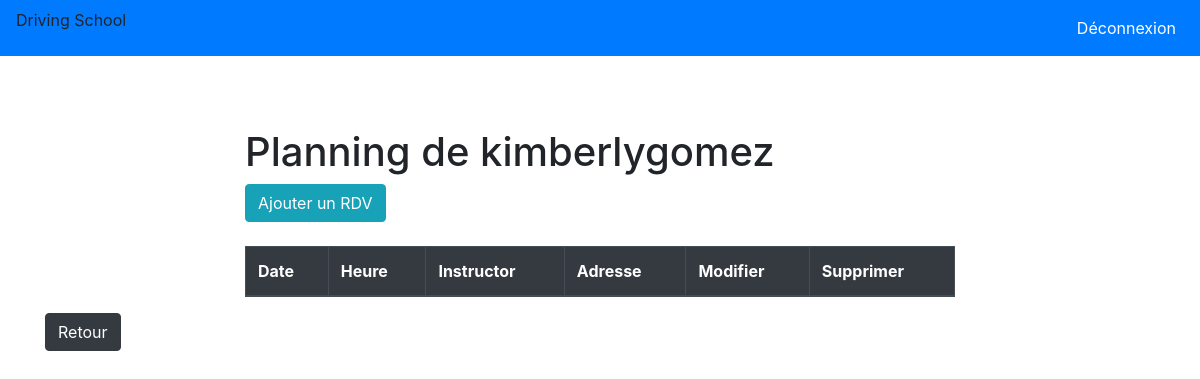
Page /secretary/instructor/101/planning on the earlier database version.
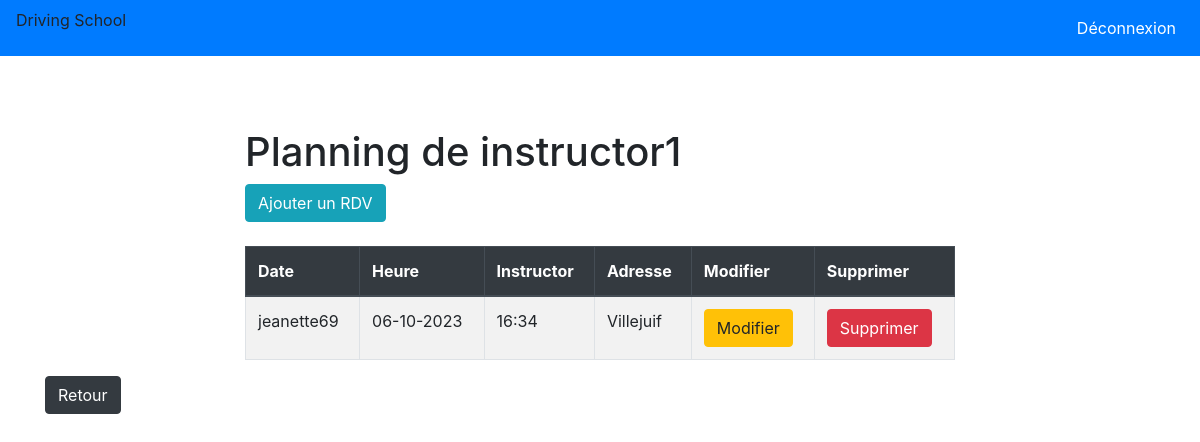
Same page on the later database version.
### Instructor/models.py (models this page shows, shortened)
class Instructor(models.Model):
    username = models.CharField(max_length=200)
    password = models.CharField(max_length=200)
    name = models.CharField(max_length=200,default="")
    lastname = models.CharField(max_length=200,default="")

### Secretary/models.py (models this page shows, shortened)
class Planning(models.Model):
    student = models.ForeignKey(Student, on_delete=models.CASCADE)
    instructor = models.ForeignKey(Instructor, on_delete=models.CASCADE)
    date = models.DateTimeField()
    place = models.CharField(max_length=200)

### Student/models.py (models this page shows, shortened)
class Student(models.Model):
    username = models.CharField(max_length=200)
    password = models.CharField(max_length=200)
    h_total = models.IntegerField(default=0)
    h_remaining = models.IntegerField(default=0)

### Secretary/views.py (the view)
# urls.py: path('instructor/<int:pk>/planning', views.planningInstructor, name='planningInstructor'),
def planningInstructor(request, pk):
    instructor = get_object_or_404(Instructor, pk=pk)
    plannings = Planning.objects.filter(instructor=instructor)
    context = {
        'instructor': instructor,
        'plannings': plannings,
    }
    return render(request, 'planningInstructor.html', context)

### Secretary/templates/planningInstructor.html (shortened to what this page needs)
{% extends "base.html" %}
{% block content %}
<div class="container-fluid">
    <div class="row justify-content-center mt-5">
        <div class="col-8">
            <h1>Planning de {{instructor.username}}</h1>
            <a href="{% url 'Secretary:addPlanningIns' instructor.id %}" class="btn btn-info">Ajouter un RDV</a>
            <table class="table table-bordered table-striped table-hover mt-4">
                <thead class="thead-dark">
                    <tr>
                        <th scope="col">Date</th>
                        <th scope="col">Heure</th>
                        <th scope="col">Instructor</th>
                        <th scope="col">Adresse</th>
                        <th scope="col">Modifier</th>
                        <th scope="col">Supprimer</th>
                    </tr>
                </thead>
                <tbody>
                    {% for plan in plannings %}
                    <tr>
                        <td>{{ plan.student.username }}</td>
                        <td>{{ plan.date|date:"d-m-Y" }}</td>
                        <td>{{ plan.date|date:"H:i" }}</td>
                        <td>{{ plan.place }}</td>
                        <td><a class="btn btn-warning" href="{% url 'Secretary:modifierPlanning' plan.id %}">Modifier</a></td>
                        <td><a class="btn btn-danger" href="{% url 'Secretary:confirmDeletePlanning' plan.id %}">Supprimer</a></td>
                    </tr>
                    {% endfor %}
                </tbody>
            </table>
        </div>
    </div>
</div>
<a class="btn btn-dark" href="{% url 'Secretary:homeSecretary'%}">Retour</a>
{% endblock %}

Differences in the rows shown:
changed Instructor: username "kimberlygomez" → "instructor1"
added Planning: student.username "jeanette69", date "06-10-2023", date "16:34", place "Villejuif"
